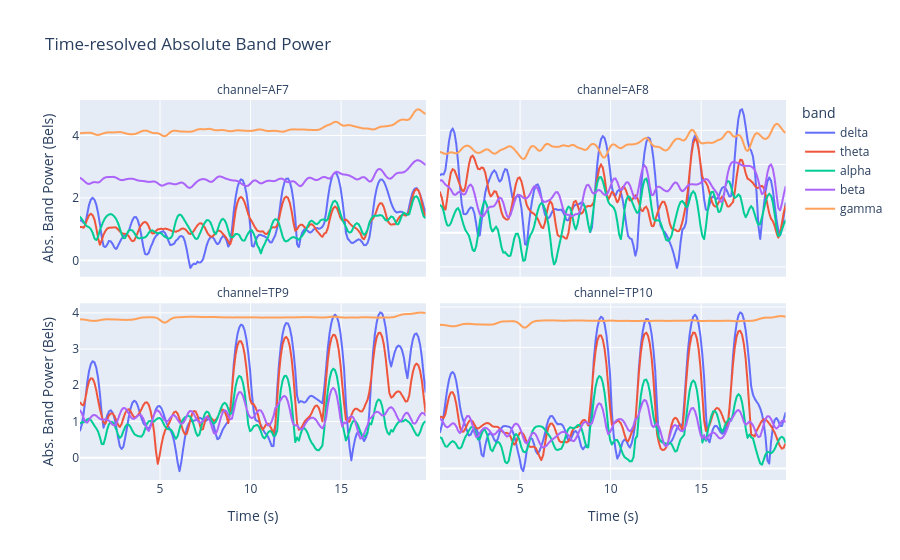

This figure's notebook cell:
### Code cell
plot_bandpowers_time_series(bandpowers)

### Figure 1 — Plotly figure (JSON) as saved in the notebook; plotly's stock layout.template omitted (floating-point values rounded to 4 significant figures; data arrays with more than 128 entries replaced by an {"elided": "..."} marker saying what was removed)
{"data": [{"hovertemplate": "band=delta<br>channel=AF7<br>Time (s)=%{x}<br>Abs. Band Power (Bels)=%{y}<extra></extra>", "legendgroup": "delta", "line": {"color": "#636efa", "dash": "solid"}, "marker": {"symbol": "circle"}, "mode": "lines", "name": "delta", "showlegend": true, "type": "scattergl", "x": {"elided": "192 float values"}, "xaxis": "x3", "y": {"elided": "192 float values"}, "yaxis": "y3"}, {"hovertemplate": "band=delta<br>channel=AF8<br>Time (s)=%{x}<br>Abs. Band Power (Bels)=%{y}<extra></extra>", "legendgroup": "delta", "line": {"color": "#636efa", "dash": "solid"}, "marker": {"symbol": "circle"}, "mode": "lines", "name": "delta", "showlegend": false, "type": "scattergl", "x": {"elided": "192 float values"}, "xaxis": "x4", "y": {"elided": "192 float values"}, "yaxis": "y4"}, {"hovertemplate": "band=delta<br>channel=TP9<br>Time (s)=%{x}<br>Abs. Band Power (Bels)=%{y}<extra></extra>", "legendgroup": "delta", "line": {"color": "#636efa", "dash": "solid"}, "marker": {"symbol": "circle"}, "mode": "lines", "name": "delta", "showlegend": false, "type": "scattergl", "x": {"elided": "192 float values"}, "xaxis": "x", "y": {"elided": "192 float values"}, "yaxis": "y"}, {"hovertemplate": "band=delta<br>channel=TP10<br>Time (s)=%{x}<br>Abs. Band Power (Bels)=%{y}<extra></extra>", "legendgroup": "delta", "line": {"color": "#636efa", "dash": "solid"}, "marker": {"symbol": "circle"}, "mode": "lines", "name": "delta", "showlegend": false, "type": "scattergl", "x": {"elided": "192 float values"}, "xaxis": "x2", "y": {"elided": "192 float values"}, "yaxis": "y2"}, {"hovertemplate": "band=theta<br>channel=AF7<br>Time (s)=%{x}<br>Abs. Band Power (Bels)=%{y}<extra></extra>", "legendgroup": "theta", "line": {"color": "#EF553B", "dash": "solid"}, "marker": {"symbol": "circle"}, "mode": "lines", "name": "theta", "showlegend": true, "type": "scattergl", "x": {"elided": "192 float values"}, "xaxis": "x3", "y": {"elided": "192 float values"}, "yaxis": "y3"}, {"hovertemplate": "band=theta<br>channel=AF8<br>Time (s)=%{x}<br>Abs. Band Power (Bels)=%{y}<extra></extra>", "legendgroup": "theta", "line": {"color": "#EF553B", "dash": "solid"}, "marker": {"symbol": "circle"}, "mode": "lines", "name": "theta", "showlegend": false, "type": "scattergl", "x": {"elided": "192 float values"}, "xaxis": "x4", "y": {"elided": "192 float values"}, "yaxis": "y4"}, {"hovertemplate": "band=theta<br>channel=TP9<br>Time (s)=%{x}<br>Abs. Band Power (Bels)=%{y}<extra></extra>", "legendgroup": "theta", "line": {"color": "#EF553B", "dash": "solid"}, "marker": {"symbol": "circle"}, "mode": "lines", "name": "theta", "showlegend": false, "type": "scattergl", "x": {"elided": "192 float values"}, "xaxis": "x", "y": {"elided": "192 float values"}, "yaxis": "y"}, {"hovertemplate": "band=theta<br>channel=TP10<br>Time (s)=%{x}<br>Abs. Band Power (Bels)=%{y}<extra></extra>", "legendgroup": "theta", "line": {"color": "#EF553B", "dash": "solid"}, "marker": {"symbol": "circle"}, "mode": "lines", "name": "theta", "showlegend": false, "type": "scattergl", "x": {"elided": "192 float values"}, "xaxis": "x2", "y": {"elided": "192 float values"}, "yaxis": "y2"}, {"hovertemplate": "band=alpha<br>channel=AF7<br>Time (s)=%{x}<br>Abs. Band Power (Bels)=%{y}<extra></extra>", "legendgroup": "alpha", "line": {"color": "#00cc96", "dash": "solid"}, "marker": {"symbol": "circle"}, "mode": "lines", "name": "alpha", "showlegend": true, "type": "scattergl", "x": {"elided": "192 float values"}, "xaxis": "x3", "y": {"elided": "192 float values"}, "yaxis": "y3"}, {"hovertemplate": "band=alpha<br>channel=AF8<br>Time (s)=%{x}<br>Abs. Band Power (Bels)=%{y}<extra></extra>", "legendgroup": "alpha", "line": {"color": "#00cc96", "dash": "solid"}, "marker": {"symbol": "circle"}, "mode": "lines", "name": "alpha", "showlegend": false, "type": "scattergl", "x": {"elided": "192 float values"}, "xaxis": "x4", "y": {"elided": "192 float values"}, "yaxis": "y4"}, {"hovertemplate": "band=alpha<br>channel=TP9<br>Time (s)=%{x}<br>Abs. Band Power (Bels)=%{y}<extra></extra>", "legendgroup": "alpha", "line": {"color": "#00cc96", "dash": "solid"}, "marker": {"symbol": "circle"}, "mode": "lines", "name": "alpha", "showlegend": false, "type": "scattergl", "x": {"elided": "192 float values"}, "xaxis": "x", "y": {"elided": "192 float values"}, "yaxis": "y"}, {"hovertemplate": "band=alpha<br>channel=TP10<br>Time (s)=%{x}<br>Abs. Band Power (Bels)=%{y}<extra></extra>", "legendgroup": "alpha", "line": {"color": "#00cc96", "dash": "solid"}, "marker": {"symbol": "circle"}, "mode": "lines", "name": "alpha", "showlegend": false, "type": "scattergl", "x": {"elided": "192 float values"}, "xaxis": "x2", "y": {"elided": "192 float values"}, "yaxis": "y2"}, {"hovertemplate": "band=beta<br>channel=AF7<br>Time (s)=%{x}<br>Abs. Band Power (Bels)=%{y}<extra></extra>", "legendgroup": "beta", "line": {"color": "#ab63fa", "dash": "solid"}, "marker": {"symbol": "circle"}, "mode": "lines", "name": "beta", "showlegend": true, "type": "scattergl", "x": {"elided": "192 float values"}, "xaxis": "x3", "y": {"elided": "192 float values"}, "yaxis": "y3"}, {"hovertemplate": "band=beta<br>channel=AF8<br>Time (s)=%{x}<br>Abs. Band Power (Bels)=%{y}<extra></extra>", "legendgroup": "beta", "line": {"color": "#ab63fa", "dash": "solid"}, "marker": {"symbol": "circle"}, "mode": "lines", "name": "beta", "showlegend": false, "type": "scattergl", "x": {"elided": "192 float values"}, "xaxis": "x4", "y": {"elided": "192 float values"}, "yaxis": "y4"}, {"hovertemplate": "band=beta<br>channel=TP9<br>Time (s)=%{x}<br>Abs. Band Power (Bels)=%{y}<extra></extra>", "legendgroup": "beta", "line": {"color": "#ab63fa", "dash": "solid"}, "marker": {"symbol": "circle"}, "mode": "lines", "name": "beta", "showlegend": false, "type": "scattergl", "x": {"elided": "192 float values"}, "xaxis": "x", "y": {"elided": "192 float values"}, "yaxis": "y"}, {"hovertemplate": "band=beta<br>channel=TP10<br>Time (s)=%{x}<br>Abs. Band Power (Bels)=%{y}<extra></extra>", "legendgroup": "beta", "line": {"color": "#ab63fa", "dash": "solid"}, "marker": {"symbol": "circle"}, "mode": "lines", "name": "beta", "showlegend": false, "type": "scattergl", "x": {"elided": "192 float values"}, "xaxis": "x2", "y": {"elided": "192 float values"}, "yaxis": "y2"}, {"hovertemplate": "band=gamma<br>channel=AF7<br>Time (s)=%{x}<br>Abs. Band Power (Bels)=%{y}<extra></extra>", "legendgroup": "gamma", "line": {"color": "#FFA15A", "dash": "solid"}, "marker": {"symbol": "circle"}, "mode": "lines", "name": "gamma", "showlegend": true, "type": "scattergl", "x": {"elided": "192 float values"}, "xaxis": "x3", "y": {"elided": "192 float values"}, "yaxis": "y3"}, {"hovertemplate": "band=gamma<br>channel=AF8<br>Time (s)=%{x}<br>Abs. Band Power (Bels)=%{y}<extra></extra>", "legendgroup": "gamma", "line": {"color": "#FFA15A", "dash": "solid"}, "marker": {"symbol": "circle"}, "mode": "lines", "name": "gamma", "showlegend": false, "type": "scattergl", "x": {"elided": "192 float values"}, "xaxis": "x4", "y": {"elided": "192 float values"}, "yaxis": "y4"}, {"hovertemplate": "band=gamma<br>channel=TP9<br>Time (s)=%{x}<br>Abs. Band Power (Bels)=%{y}<extra></extra>", "legendgroup": "gamma", "line": {"color": "#FFA15A", "dash": "solid"}, "marker": {"symbol": "circle"}, "mode": "lines", "name": "gamma", "showlegend": false, "type": "scattergl", "x": {"elided": "192 float values"}, "xaxis": "x", "y": {"elided": "192 float values"}, "yaxis": "y"}, {"hovertemplate": "band=gamma<br>channel=TP10<br>Time (s)=%{x}<br>Abs. Band Power (Bels)=%{y}<extra></extra>", "legendgroup": "gamma", "line": {"color": "#FFA15A", "dash": "solid"}, "marker": {"symbol": "circle"}, "mode": "lines", "name": "gamma", "showlegend": false, "type": "scattergl", "x": {"elided": "192 float values"}, "xaxis": "x2", "y": {"elided": "192 float values"}, "yaxis": "y2"}], "layout": {"annotations": [{"font": {}, "showarrow": false, "text": "channel=TP9", "x": 0.245, "xanchor": "center", "xref": "paper", "y": 0.465, "yanchor": "bottom", "yref": "paper"}, {"font": {}, "showarrow": false, "text": "channel=TP10", "x": 0.755, "xanchor": "center", "xref": "paper", "y": 0.465, "yanchor": "bottom", "yref": "paper"}, {"font": {}, "showarrow": false, "text": "channel=AF7", "x": 0.245, "xanchor": "center", "xref": "paper", "y": 1.0, "yanchor": "bottom", "yref": "paper"}, {"font": {}, "showarrow": false, "text": "channel=AF8", "x": 0.755, "xanchor": "center", "xref": "paper", "y": 1.0, "yanchor": "bottom", "yref": "paper"}], "legend": {"title": {"text": "band"}, "tracegroupgap": 0}, "title": {"text": "Time-resolved Absolute Band Power"}, "xaxis": {"anchor": "y", "domain": [0, 0.49], "title": {"text": "Time (s)"}}, "xaxis2": {"anchor": "y2", "domain": [0.51, 1], "matches": "x", "title": {"text": "Time (s)"}}, "xaxis3": {"anchor": "y3", "domain": [0, 0.49], "matches": "x", "showticklabels": false}, "xaxis4": {"anchor": "y4", "domain": [0.51, 1], "matches": "x", "showticklabels": false}, "yaxis": {"anchor": "x", "domain": [0, 0.465], "title": {"text": "Abs. Band Power (Bels)"}}, "yaxis2": {"anchor": "x2", "domain": [0, 0.465], "showticklabels": false}, "yaxis3": {"anchor": "x3", "domain": [0.535, 1.0], "title": {"text": "Abs. Band Power (Bels)"}}, "yaxis4": {"anchor": "x4", "domain": [0.535, 1.0], "showticklabels": false}}}
